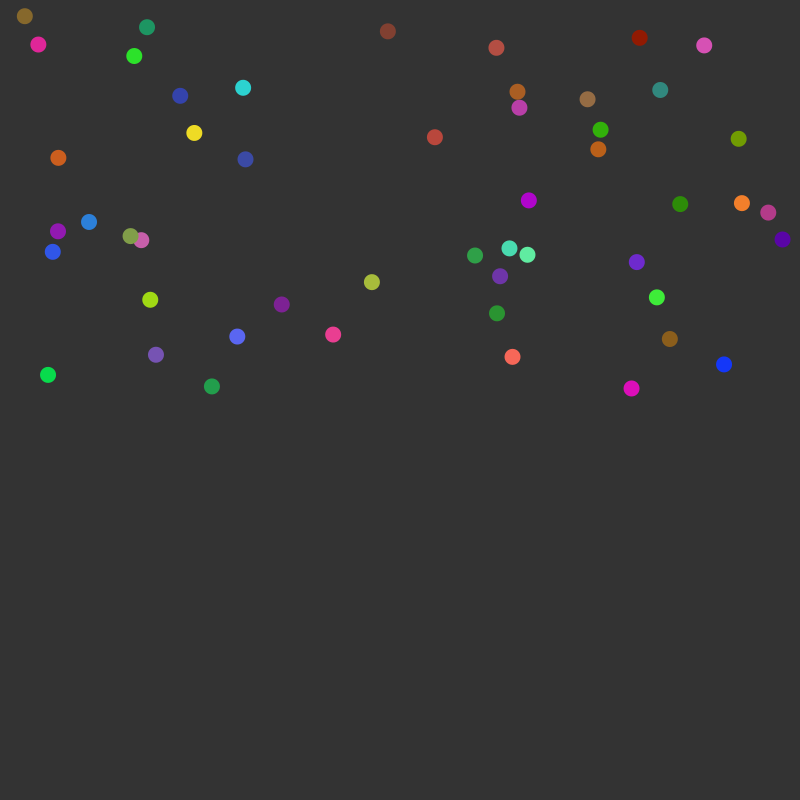
Frame 1 (no input)
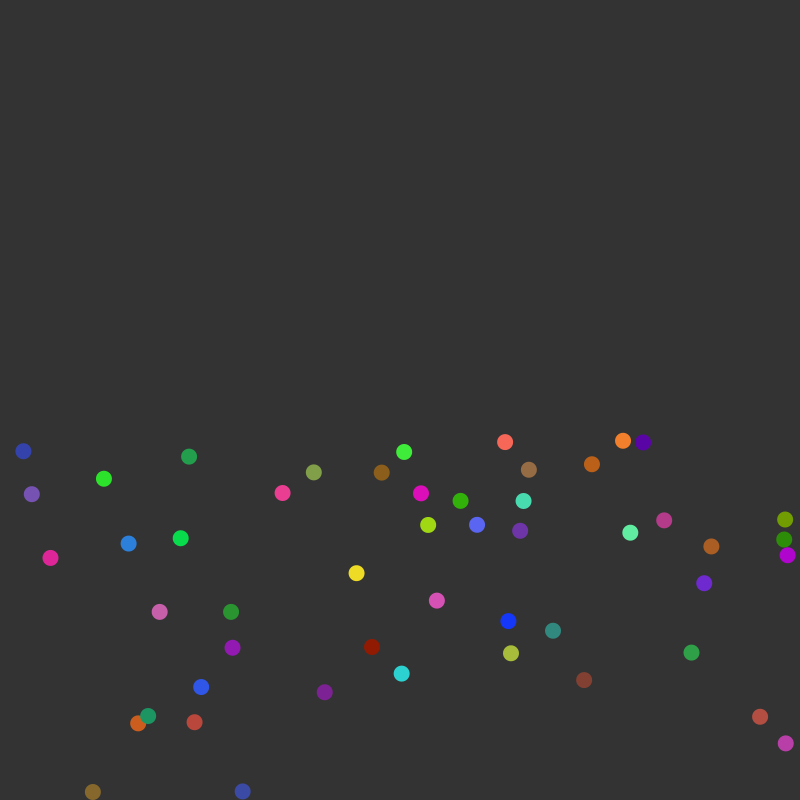
Frame 60 (the mouse pressed at the canvas centre just before this capture)
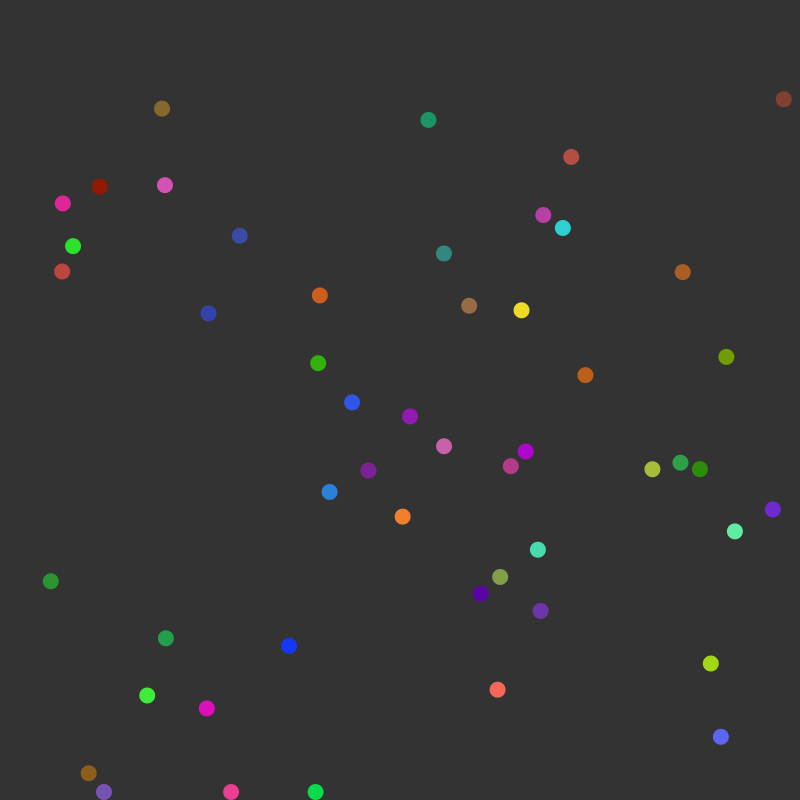
Frame 120 (the mouse held since frame 60 and released just before this capture)

The Processing sketch that drew these frames (run headless with seeded random() and noise(); from frame 60 on, the mouse is pressed at the canvas centre):

// Processing sketch: mover
// ── mover.pde
final int numBalls = 50;
final float _radius = 8;
PVector gravity = new PVector(0,0.5);
final int _w = 800;
final int _h = 800;
final float _bounceMult = 0.95;
final boolean debug = false;

Ball[] balls = new Ball[numBalls];


final float left = _radius;
final float right = _w - _radius;
final float top = _radius;
final float bottom = _h - _radius;


void setup(){
  size(_w,_h);
  noStroke();
  colorMode(HSB,100,100,100);
  
  PVector location = new PVector(100,100);
  PVector velocity = new PVector(5, 0);
  PVector acceleration = gravity;
  for (int i = 0; i < numBalls; i++){
    balls[i] = new Ball(
      new PVector(random(left, right), random(top, bottom - (bottom-top)/2)),
      new PVector(random(-5,5), random(-5,5)),
      gravity
    );
  }
}
 
void draw(){
  background(20);
  for (int i = 0; i < numBalls; i++){
    balls[i].move();
    balls[i].bounce(left, right, top, bottom);
    balls[i].drawMe();
  }
  resetWhenDone();
}

void resetWhenDone(){
  boolean allOnFloor = true;
  for (int i = 0; i < numBalls; i++){
    if (!balls[i].isOnFloor()){
      allOnFloor = false;
      if (debug){
        println("ball " + i + " is still bouncing with vel of " + balls[i].velocity.y);
      }
      break;
    }
  }
  if (allOnFloor){
    setup();
  }
}

// ── Vector.pde
class Ball {
  PVector location;
  PVector velocity;
  PVector acceleration;
  color col;

  Ball(PVector l_, PVector v_, PVector a_) {
    location = l_;
    velocity = v_;
    acceleration = a_;
    col = color(random(0,100), random(50,100), random(50,100));
  }

  void drawMe() {
    fill(col);
    circle(location.x, location.y, _radius*2);
  }

  void move() {
    velocity.add(acceleration);
    location.add(velocity);
  }

  void bounce(float left, float right, float top, float bottom) {
    boolean bounceX = clampX(left, right);
    boolean bounceY = clampY(top, bottom);
    if (bounceX) {
      velocity.x *= -_bounceMult;
    }
    if (bounceY) {
      velocity.y *= -_bounceMult;
    }
  }

  boolean clampX(float min, float max) {
    float last = location.x;
    location.x = max(location.x, min);
    location.x = min(location.x, max);
    return last != location.x;
  }

  boolean clampY(float min, float max) {
    float last = location.y;
    location.y = max(location.y, min);
    location.y = min(location.y, max);
    return last != location.y;
  }
  
  boolean isOnFloor(){
    return abs(velocity.y) < 0.25;
  }
}
